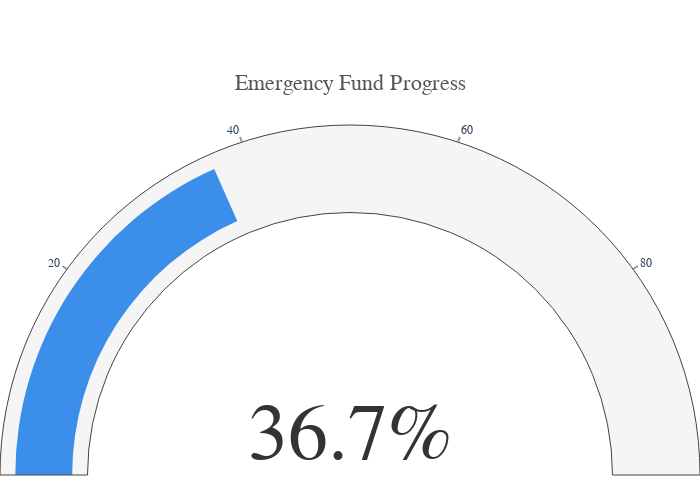

The code cell stored with this chart in its notebook:
### Code cell
EF.emergency_fund_progess_gauge()

### Figure 1 — Plotly figure (JSON) as saved in the notebook; plotly's stock layout.template omitted (floating-point values rounded to 4 significant figures)
{"data": [{"domain": {"x": [0, 1], "y": [0, 1]}, "gauge": {"axis": {"range": [0, 100], "tickcolor": "rgba(0,0,0,0.4)", "ticktext": ["0", "20", "40", "60", "80", "100"], "tickvals": [0, 20, 40, 60, 80, 100], "tickwidth": 2}, "bar": {"color": "#3b8eea", "thickness": 0.65}, "bgcolor": "#E5E5E5", "shape": "angular", "steps": [{"color": "#f5f5f5", "range": [0, 100]}]}, "mode": "number+gauge", "number": {"font": {"color": "#333333", "family": "Helvetica, Arial, sans-serif", "size": 80}, "suffix": "%"}, "type": "indicator", "value": 36.7}], "layout": {"font": {"family": "Helvetica, Arial, sans-serif"}, "height": 500, "margin": {"b": 0, "l": 0, "r": 0, "t": 100}, "paper_bgcolor": "white", "plot_bgcolor": "white", "title": {"font": {"color": "#555555", "family": "Helvetica, Arial, sans-serif", "size": 22}, "text": "Emergency Fund Progress", "x": 0.5, "xanchor": "center", "y": 0.85, "yanchor": "top"}, "width": 700}}
